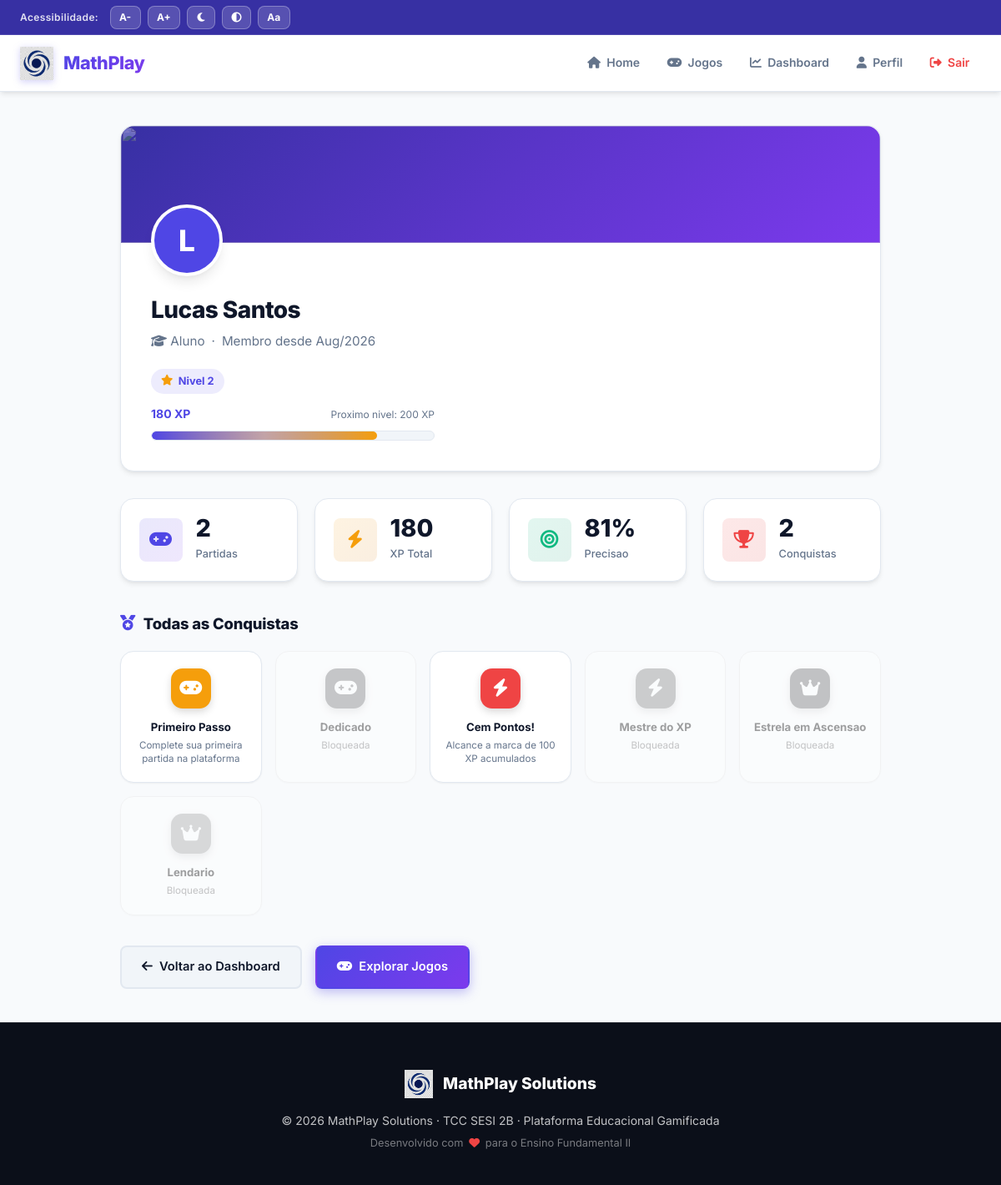
The app's page /profile.php (signed in) with its own data.
### tables this page shows
CREATE TABLE IF NOT EXISTS `users` (
  `id` INT AUTO_INCREMENT PRIMARY KEY,
  `name` VARCHAR(100) NOT NULL,
  `email` VARCHAR(150) NOT NULL UNIQUE,
  `password_hash` VARCHAR(255) NOT NULL,
  `role` ENUM('student', 'teacher') NOT NULL DEFAULT 'student',
  `avatar_color` VARCHAR(7) DEFAULT '#4F46E5',
  `level` INT NOT NULL DEFAULT 1,
  `xp` INT NOT NULL DEFAULT 0,
  `created_at` TIMESTAMP DEFAULT CURRENT_TIMESTAMP
);

CREATE TABLE IF NOT EXISTS `achievements` (
  `id` INT AUTO_INCREMENT PRIMARY KEY,
  `name` VARCHAR(100) NOT NULL,
  `description` VARCHAR(255) NOT NULL,
  `icon` VARCHAR(50) DEFAULT 'fa-trophy',
  `condition_type` VARCHAR(50) NOT NULL,
  `condition_value` INT NOT NULL DEFAULT 0,
  `color` VARCHAR(7) DEFAULT '#F59E0B'
);

### includes/auth.php (called while the page is built, shortened)
<?php
require_once __DIR__ . '/db.php';
function isLoggedIn(): bool {
    return isset($_SESSION['user_id']);
}
function getCurrentUser(): ?array {
    global $pdo;
    $s = $pdo->prepare('SELECT * FROM users WHERE id = ?');
    $s->execute([$_SESSION['user_id']]);
    return $s->fetch() ?: null;
}

### profile.php (the view, shortened to what this page needs)
<?php
require_once __DIR__ . '/includes/auth.php';
$user = getCurrentUser();
$xpPct = min(100, ($user['xp'] % 100));
$stmt = $pdo->prepare('SELECT COUNT(*) AS total, SUM(score) AS pts, SUM(correct_answers) AS hits, SUM(wrong_answers) AS misses FROM game_sessions WHERE user_id=?');
$stmt->execute([$user['id']]);
$stats = $stmt->fetch();
$accuracy = ($stats['hits'] + $stats['misses']) > 0 ? round($stats['hits'] / ($stats['hits'] + $stats['misses']) * 100) : 0;
$stmt = $pdo->prepare('SELECT a.* FROM user_achievements ua JOIN achievements a ON a.id=ua.achievement_id WHERE ua.user_id=?');
$stmt->execute([$user['id']]);
$myAch = $stmt->fetchAll();
$stmt = $pdo->prepare('SELECT a.*, (SELECT 1 FROM user_achievements ua WHERE ua.user_id=? AND ua.achievement_id=a.id) AS unlocked FROM achievements a');
$stmt->execute([$user['id']]);
$allAch = $stmt->fetchAll();
require_once __DIR__ . '/includes/header.php';
?>
<div class="profile-layout">
  <div class="card profile-header-card">
    <div class="profile-banner-wrap">
      <img src="https://images.unsplash.com/photo-1516321318423-f06f85e504b3?w=1200&q=85&auto=format&fit=crop" alt="" class="profile-banner-img">
    </div>
    <div class="profile-header-content">
      <div class="avatar avatar-lg" style="background:<?= htmlspecialchars($user['avatar_color']) ?>;" aria-label="Avatar">
        <?= mb_strtoupper(mb_substr($user['name'], 0, 1)) ?>
      </div>
      <h1 class="profile-header-title"><?= htmlspecialchars($user['name']) ?></h1>
      <p class="profile-header-subtitle">
        <span><i class="fa-solid <?= $user['role'] === 'teacher' ? 'fa-chalkboard-user' : 'fa-graduation-cap' ?>"></i> <?= $user['role'] === 'teacher' ? 'Professora' : 'Aluno' ?></span>
        <span>&middot;</span>
        <span>Membro desde <?= date('M/Y', strtotime($user['created_at'])) ?></span>
      </p>
      <div class="profile-level-wrap">
        <div class="level-badge"><i class="fa-solid fa-star"></i> Nivel <?= $user['level'] ?></div>
        <div class="xp-label">
          <span class="xp-current"><?= $user['xp'] ?> XP</span>
          <span class="xp-next">Proximo nivel: <?= $user['level'] * 100 ?> XP</span>
        </div>
        <div class="xp-bar-wrap">
          <div class="xp-bar-fill" style="width:<?= $xpPct ?>%;"></div>
        </div>
      </div>
    </div>
  </div>
  <div class="stats-grid">
    <div class="stat-card">
      <div class="stat-icon stat-icon-primary"><i class="fa-solid fa-gamepad"></i></div>
      <div>
        <div class="stat-value"><?= (int)$stats['total'] ?></div>
        <div class="stat-label">Partidas</div>
      </div>
    </div>
    <div class="stat-card">
      <div class="stat-icon stat-icon-warning"><i class="fa-solid fa-bolt"></i></div>
      <div>
        <div class="stat-value"><?= $user['xp'] ?></div>
        <div class="stat-label">XP Total</div>
      </div>
    </div>
    <div class="stat-card">
      <div class="stat-icon stat-icon-success"><i class="fa-solid fa-bullseye"></i></div>
      <div>
        <div class="stat-value"><?= $accuracy ?>%</div>
        <div class="stat-label">Precisao</div>
      </div>
    </div>
    <div class="stat-card">
      <div class="stat-icon stat-icon-danger"><i class="fa-solid fa-trophy"></i></div>
      <div>
        <div class="stat-value"><?= count($myAch) ?></div>
        <div class="stat-label">Conquistas</div>
      </div>
    </div>
  </div>
  <h2 class="section-heading"><i class="fa-solid fa-medal"></i> Todas as Conquistas</h2>
  <div class="achievements-grid">
    <?php foreach ($allAch as $a): $locked = !$a['unlocked']; ?>
    <div class="achievement-card <?= $locked ? 'locked' : '' ?>" title="<?= $locked ? 'Conquista Bloqueada' : 'Conquista Desbloqueada!' ?>">
      <div class="achievement-icon-wrap" style="background:<?= htmlspecialchars($a['color']) ?>;">
        <i class="fa-solid <?= match($a['condition_type']){'games_played'=>'fa-gamepad','score_fractions'=>'fa-utensils','games_played_geometry'=>'fa-city','xp_total'=>'fa-bolt','level'=>'fa-crown',default=>'fa-trophy'} ?>"></i>
      </div>
      <div class="achievement-name"><?= htmlspecialchars($a['name']) ?></div>
      <div class="achievement-desc"><?= $locked ? 'Bloqueada' : htmlspecialchars($a['description']) ?></div>
    </div>
    <?php endforeach; ?>
  </div>
  <div class="profile-actions">
    <a href="/vortex/dashboard.php" class="btn btn-secondary"><i class="fa-solid fa-arrow-left"></i> Voltar ao Dashboard</a>
    <a href="/vortex/games/index.php" class="btn btn-primary"><i class="fa-solid fa-gamepad"></i> Explorar Jogos</a>
  </div>
</div>
<?php require_once __DIR__ . '/includes/footer.php'; ?>

### assets/css/style.css (style rules this page uses)
:root { --primary: #4F46E5; --primary-dark: #3730A3; --primary-light: #818CF8; --secondary: #7C3AED; --accent: #F59E0B; --success: #10B981; --danger: #EF4444; --warning: #F97316; --info: #0EA5E9; --bg: #F8FAFC; --bg-card: #FFFFFF; --bg-secondary: #F1F5F9; --text: #0F172A; --text-muted: #64748B; --text-light: #94A3B8; --border: #E2E8F0; --shadow-sm: 0 1px 2px 0 rgba(0, 0, 0, 0.05); --shadow: 0 4px 6px -1px rgba(0, 0, 0, 0.08), 0 2px 4px -2px rgba(0, 0, 0, 0.06); --shadow-md: 0 10px 15px -3px rgba(0, 0, 0, 0.09), 0 4px 6px -4px rgba(0, 0, 0, 0.07); --shadow-lg: 0 20px 25px -5px rgba(0, 0, 0, 0.12), 0 8px 10px -6px rgba(0, 0, 0, 0.08); --shadow-xl: 0 25px 50px -12px rgba(0, 0, 0, 0.25); --radius: 16px; --radius-sm: 8px; --radius-full: 9999px; --font-size-base: 16px; --transition: all 0.25s cubic-bezier(0.4, 0, 0.2, 1); --navbar-h: 68px; --a11y-h: 42px; }
*, *::before, *::after { box-sizing: border-box; margin: 0; padding: 0; }
html { font-size: var(--font-size-base); scroll-behavior: smooth; }
body { font-family: 'Inter', -apple-system, BlinkMacSystemFont, 'Segoe UI', Roboto, sans-serif; background-color: var(--bg); color: var(--text); line-height: 1.6; transition: background-color 0.3s, color 0.3s; min-height: 100vh; display: flex; flex-direction: column; }
a { color: var(--primary); text-decoration: none; transition: var(--transition); }
img { max-width: 100%; height: auto; display: block; }
.btn { display: inline-flex; align-items: center; justify-content: center; gap: 0.5rem; padding: 0.75rem 1.5rem; border-radius: var(--radius-sm); font-size: 0.92rem; font-weight: 600; cursor: pointer; transition: var(--transition); border: 2px solid transparent; text-decoration: none; white-space: nowrap; min-height: 44px; box-sizing: border-box; }
.btn-primary { background: linear-gradient(135deg, var(--primary), var(--secondary)); color: #FFFFFF; box-shadow: 0 4px 14px rgba(79, 70, 229, 0.35); }
.btn-secondary { background: var(--bg-secondary); color: var(--text); border-color: var(--border); }
.card { background: var(--bg-card); border-radius: var(--radius); border: 1px solid var(--border); box-shadow: var(--shadow); overflow: hidden; transition: var(--transition); }
.xp-bar-wrap { background: var(--bg-secondary); border-radius: var(--radius-full); height: 12px; overflow: hidden; border: 1px solid var(--border); position: relative; }
.xp-bar-fill { height: 100%; border-radius: var(--radius-full); background: linear-gradient(90deg, var(--primary), var(--accent)); transition: width 0.8s cubic-bezier(0.4, 0, 0.2, 1); position: relative; }
.xp-bar-fill::after { content: ''; position: absolute; inset: 0; background: linear-gradient(90deg, transparent, rgba(255, 255, 255, 0.35), transparent); animation: shimmer 2.2s infinite; }
.xp-label { display: flex; justify-content: space-between; align-items: center; margin-bottom: 0.5rem; }
.xp-current { font-size: 0.875rem; font-weight: 700; color: var(--primary); }
.xp-next { font-size: 0.75rem; color: var(--text-muted); }

### assets/css/profile.css (style rules this page uses)
.profile-header-card { margin-bottom: 2rem; overflow: visible; position: relative; }
.profile-banner-wrap { background: linear-gradient(135deg, var(--primary-dark) 0%, var(--secondary) 100%); height: 140px; border-radius: var(--radius) var(--radius) 0 0; position: relative; overflow: hidden; }
.profile-banner-img { width: 100%; height: 100%; object-fit: cover; opacity: 0.35; }
.profile-header-content { padding: 0 2.25rem 2.25rem; position: relative; }
.avatar-lg { width: 86px; height: 86px; font-size: 2.2rem; margin-top: -46px; margin-bottom: 1.1rem; border: 4px solid var(--bg-card); }
.profile-header-title { font-size: 1.75rem; font-weight: 800; color: var(--text); letter-spacing: -0.02em; }
.profile-header-subtitle { color: var(--text-muted); font-size: 0.95rem; display: flex; align-items: center; gap: 0.5rem; margin-top: 0.25rem; }
.profile-level-wrap { margin-top: 1.25rem; max-width: 340px; }
.profile-actions { display: flex; gap: 1rem; margin-top: 2rem; flex-wrap: wrap; }

### records on screen
users: name "L", name "Lucas Santos", created_at "Aug/2026", level "2", xp "180", $user['level']*100 "200"
achievements: name "Primeiro Passo", description "Complete sua primeira partida na plataforma"
achievements: name "Dedicado", shows "Bloqueada"
achievements: name "Cem Pontos!", description "Alcance a marca de 100 XP acumulados"
achievements: name "Mestre do XP", shows "Bloqueada"
achievements: name "Estrela em Ascensao", shows "Bloqueada"
achievements: name "Lendario", shows "Bloqueada"

### other values on screen
$stats['total'] "2"
$accuracy "81"
count($myAch) "2"
